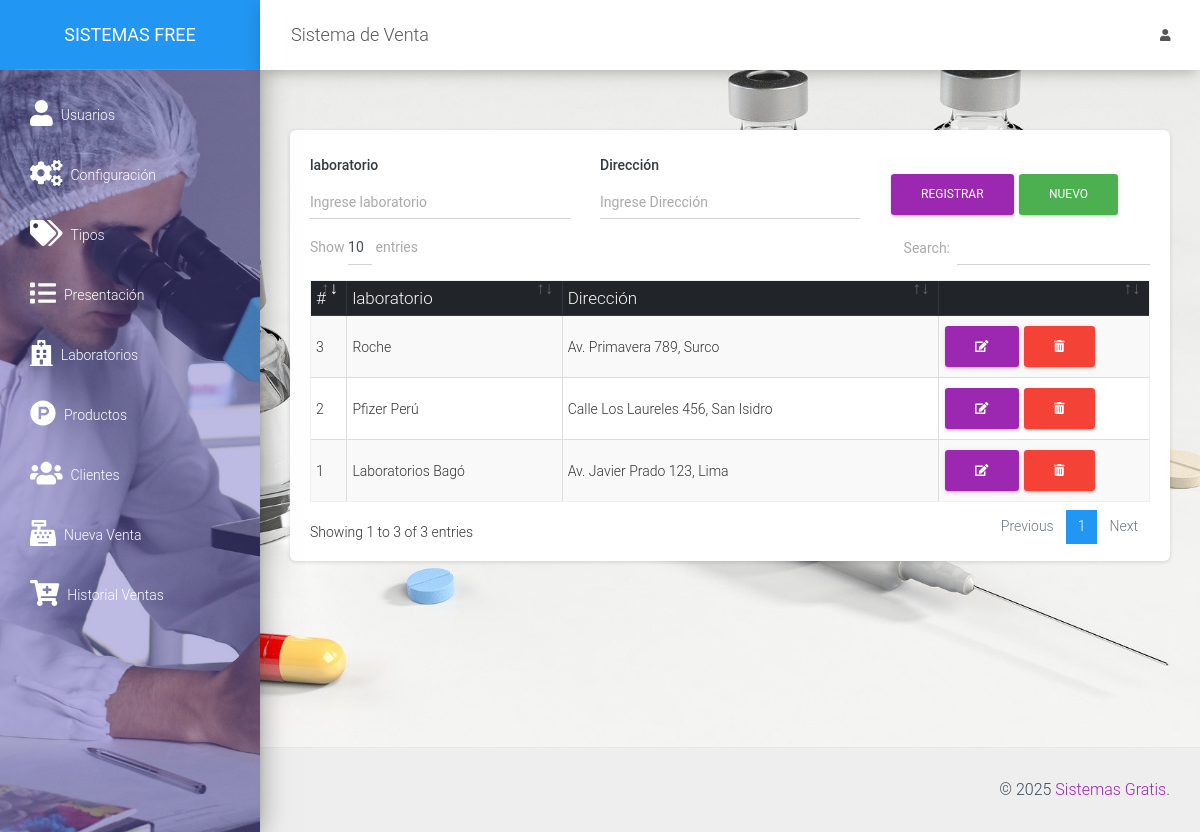
The app's page /src/laboratorio.php (signed in) with its own data.
### tables this page shows
CREATE TABLE `laboratorios` (
  `id` int(11) NOT NULL,
  `laboratorio` varchar(100) NOT NULL,
  `direccion` varchar(50) NOT NULL
);

### src/laboratorio.php (the view, shortened to what this page needs)
<?php
include_once "includes/header.php";
?>
<div class="card">
    <div class="card-body">
        <div class="row">
            <div class="col-md-12">
                <form action="" method="post" autocomplete="off" id="formulario">
                    <div class="row">
                        <div class="col-md-4">
                            <div class="form-group">
                                <label for="laboratorio" class="text-dark font-weight-bold">laboratorio</label>
                                <input type="text" placeholder="Ingrese laboratorio" name="laboratorio" id="laboratorio" class="form-control">
                            </div>
                        </div>
                        <div class="col-md-4">
                            <div class="form-group">
                                <label for="direccion" class="text-dark font-weight-bold">Dirección</label>
                                <input type="text" placeholder="Ingrese Dirección" name="direccion" id="direccion" class="form-control">
                            </div>
                        </div>
                        <div class="col-md-4 mt-4">
                            <input type="submit" value="Registrar" class="btn btn-primary" id="btnAccion">
                            <input type="button" value="Nuevo" class="btn btn-success" id="btnNuevo" onclick="limpiar()">
                        </div>
                    </div>
                </form>
            </div>
            <div class="col-md-12">
                <div class="table-responsive">
                    <table class="table table-striped table-bordered" id="tbl">
                        <thead class="thead-dark">
                            <tr>
                                <th>#</th>
                                <th>laboratorio</th>
                                <th>Dirección</th>
                                <th></th>
                            </tr>
                        </thead>
                        <tbody>
                            <?php
                            include "../conexion.php";
                            $query = mysqli_query($conexion, "SELECT * FROM laboratorios");
                            $result = mysqli_num_rows($query);
                            if ($result > 0) {
                                while ($data = mysqli_fetch_assoc($query)) { ?>
                                    <tr>
                                        <td><?php echo $data['id']; ?></td>
                                        <td><?php echo $data['laboratorio']; ?></td>
                                        <td><?php echo $data['direccion']; ?></td>
                                        <td style="width: 200px;">
                                            <a href="#" onclick="editarLab(<?php echo $data['id']; ?>)" class="btn btn-primary"><i class='fas fa-edit'></i></a>
                                            <form action="eliminar_lab.php?id=<?php echo $data['id']; ?>" method="post" class="confirmar d-inline">
                                                <button class="btn btn-danger" type="submit"><i class='fas fa-trash-alt'></i> </button>
                                            </form>
                                        </td>
                                    </tr>
                            <?php }
                            } ?>
                        </tbody>
                    </table>
                </div>
            </div>
        </div>
    </div>
</div>
<?php include_once "includes/footer.php"; ?>

### records on screen
laboratorios: id "1", laboratorio "Laboratorios Bagó", direccion "Av. Javier Prado 123, Lima"
laboratorios: id "2", laboratorio "Pfizer Perú", direccion "Calle Los Laureles 456, San Isidro"
laboratorios: id "3", laboratorio "Roche", direccion "Av. Primavera 789, Surco"
